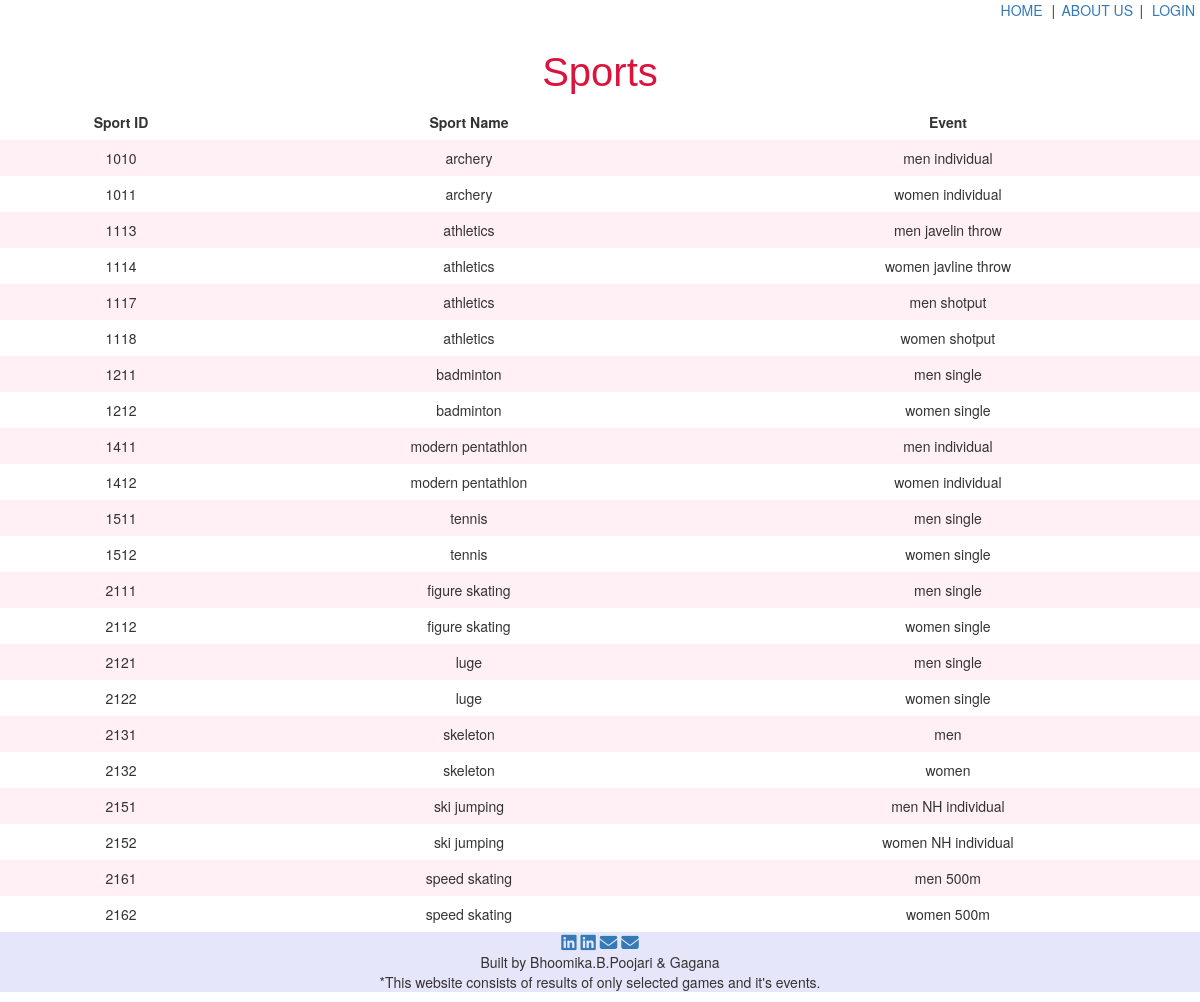
The page /CA/Sports.php on the database its author committed.
### tables this page shows
CREATE TABLE IF NOT EXISTS `sports` (
  `Sportid` int(5) NOT NULL,
  `Sname` varchar(25) NOT NULL,
  `Event` varchar(30) NOT NULL,
  PRIMARY KEY (`Sportid`)
);

### CA/Sports.php (the view, shortened to what this page needs)
<!DOCTYPE html>
<html lang="en">
<head>
    <link href="https://cdn.jsdelivr.net/npm/bootstrap@5.1.3/dist/css/bootstrap.min.css"
    rel="stylesheet"
>
    <link rel="stylesheet" href="https://maxcdn.bootstrapcdn.com/bootstrap/3.4.1/css/bootstrap.min.css">
</head>
<body>
<div>
          <nav style="text-align:right;">
            <p class="header-links">
              <a href="/index.php" class="px-2">HOME</a> |
              <a href="#footer" class="px-1">ABOUT US</a> |
              <a href="/login.php" class="px-2">LOGIN</a>
            </p>
          </nav>
        </div>
    <div class="container">
        <div class="row">
          <div class="text-center">
            <h2 class="site-title" style="font-size:40px; font-family:Verdana, Geneva, Tahoma, sans-serif; color:#DC143C">Sports</h2>
          </div>
        </div>
    </div>
    <table>
      <tr>
        <th>Sport ID</th>
        <th>Sport Name</th>
        <th>Event</th>
      </tr>
    <?php
      $conn=mysqli_connect("localhost","root","","olympic_base");
      $sql="SELECT * FROM sports";
      $result=$conn->query($sql);
      if($result->num_rows>0){
        while($row=$result->fetch_assoc()){
          echo "<tr><td>".$row["Sportid"]."</td><td>".$row["Sname"]."</td><td>".$row["Event"]."</td></tr>";
        }
      }
        else{
          echo "no results";
        }
    ?>
    </table>
<footer id="footer" class="text-center" style="background-color:#E6E6FA">
    <a href="https://www.linkedin.com/in/bhoomika-poojari/" add target="_blank"> <i class=" foot fab fa-linkedin fa-lg"></i></a>
    <a href="https://www.linkedin.com/in/gagana-darshana/" add target="_blank"><i class=" foot fab fa-linkedin fa-lg"></i></a>
    <a href="mailto:poojaribhoomika5@gmail.com" add target="_blank"><i class=" foot fas fa-envelope fa-lg "></i></a>
    <a href="mailto:gagana.darshana@gmail.com" add target="_blank"> <i class=" foot fas fa-envelope fa-lg"></i></a>
    <p class="cp"> Built by Bhoomika.B.Poojari & Gagana <br>*This website consists of results of only selected games and it's events.</p>
  </footer>
</body>
</html>

### CA/Sports.php (style rules this page uses)
table { border-collapse: collapse; width: 100%; }
th, td { text-align: center; padding: 8px; }
tr:nth-child(even) { background-color: #FFF0F5; }

### rows shown on the page
sports: Sportid "1010", Sname "archery", Event "men individual"
sports: Sportid "1011", Sname "archery", Event "women individual"
sports: Sportid "1113", Sname "athletics", Event "men javelin throw"
sports: Sportid "1114", Sname "athletics", Event "women javline throw"
sports: Sportid "1117", Sname "athletics", Event "men shotput"
sports: Sportid "1118", Sname "athletics", Event "women shotput"
sports: Sportid "1211", Sname "badminton", Event "men single"
sports: Sportid "1212", Sname "badminton", Event "women single"
sports: Sportid "1411", Sname "modern pentathlon", Event "men individual"
sports: Sportid "1412", Sname "modern pentathlon", Event "women individual"
sports: Sportid "1511", Sname "tennis", Event "men single"
sports: Sportid "1512", Sname "tennis", Event "women single"
sports: Sportid "2111", Sname "figure skating", Event "men single"
sports: Sportid "2112", Sname "figure skating", Event "women single"
sports: Sportid "2121", Sname "luge", Event "men single"
sports: Sportid "2122", Sname "luge", Event "women single"
sports: Sportid "2131", Sname "skeleton", Event "men"
sports: Sportid "2132", Sname "skeleton", Event "women"
sports: Sportid "2151", Sname "ski jumping", Event "men NH individual"
sports: Sportid "2152", Sname "ski jumping", Event "women NH individual"
sports: Sportid "2161", Sname "speed skating", Event "men 500m"
sports: Sportid "2162", Sname "speed skating", Event "women 500m"
